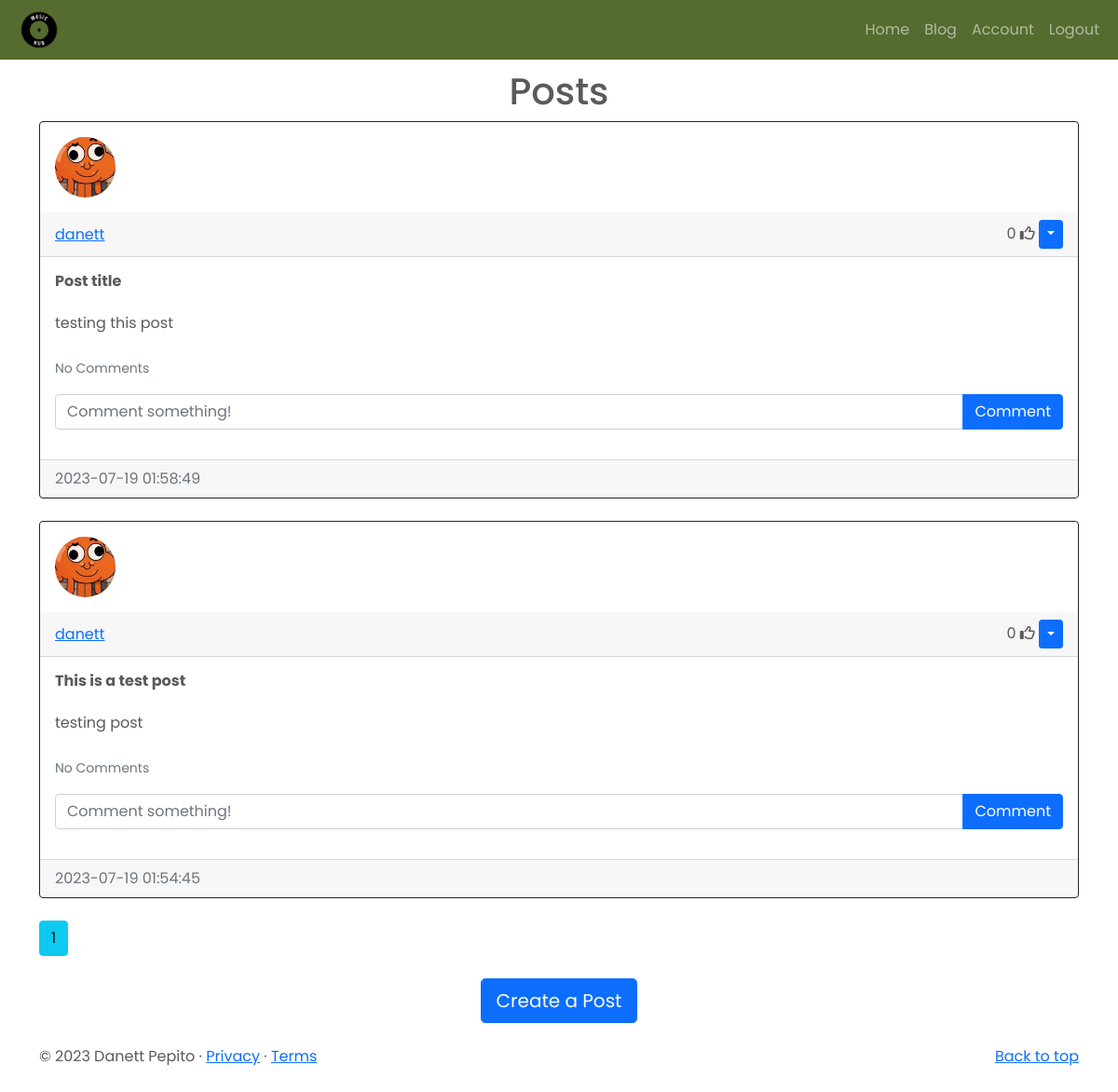
/blog (signed in), run on the app's committed database.
### website/models.py (models this page shows)
class Post(db.Model):
    id = db.Column(db.Integer, primary_key=True)
    title = db.Column(db.String(100), nullable=False)
    text = db.Column(db.Text, nullable=False)
    date_created = db.Column(db.DateTime(timezone=True), default=func.now())
    author = db.Column(db.Integer, db.ForeignKey(
        'user.id', ondelete="CASCADE"), nullable=False)  # Foreign key referencing the User who authored the post
    comments = db.relationship('Comment', backref='post', passive_deletes=True)
    likes = db.relationship('Like', backref='post', passive_deletes=True)

class User(db.Model, UserMixin):
    id = db.Column(db.Integer, primary_key=True)
    email = db.Column(db.String(150), unique=True)
    username = db.Column(db.String(150), unique=True)
    password = db.Column(db.String(150))
    image_file = db.Column(db.String(20), nullable=False, default='default.jpg')
    date_created = db.Column(db.DateTime(timezone=True), default=func.now())
    posts = db.relationship('Post', backref='user', passive_deletes=True)
    comments = db.relationship('Comment', backref='user', passive_deletes=True)
    likes = db.relationship('Like', backref='user', passive_deletes=True)

### website/views.py (the view)
@views.route("/blog")
@login_required
def blog():
    page = request.args.get('page', 1, type=int)
    posts = Post.query.order_by(Post.date_created.desc()).paginate(page=page, per_page=4)
    return render_template("blog.html", user=current_user, posts=posts)

### website/templates/blog.html
{% extends "posts_div.html" %} {% block title %}Blog{% endblock %}

### website/templates/posts_div.html (shortened to what this page needs)
{% extends "base.html" %} {% block title %}Home{% endblock %} {% block content
%}
<h1 align="center">{% block header %}Posts{% endblock %}</h1>
<div id="posts">
  {% for post in posts %}
  <div class="card border-dark">
    <img class="rounded-circle article-img" src="{{ url_for('static', filename='profile_pics/' + post.user.image_file) }}">
    <div class="card-header d-flex justify-content-between align-items-center">
      <a href="/posts/{{post.user.username}}">{{post.user.username}}</a>
      <div>
        <span id="likes-count-{{post.id}}">
        {{ post.likes|length }}</span>
        {% if user.id in post.likes|map(attribute="author")|list %}
        <i
          class="fas fa-thumbs-up"
          id="like-button-{{post.id}}"
          onclick="like({{post.id}})"
        ></i>
        {% else %}
        <i
          class="far fa-thumbs-up"
          id="like-button-{{post.id}}"
          onclick="like({{post.id}})"
        ></i>
        {% endif %} {% if user.id == post.author %}
        <div class="btn-group">
          <button
            type="button"
            class="btn btn-sm btn-primary dropdown-toggle"
            data-bs-toggle="dropdown"
          ></button>
      </div>
      {% endif %}
      </div>
    </div>
    <div class="card-body">
      <div class="card-text post-title">{{post.title}}</div>
      <br />
      <div class="card-text">{{post.text}}</div>
      <br />
      <p class="card-text">
        {% if post.comments|length > 0 %}
        <a data-bs-toggle="collapse" href="#comments-{{post.id}}" role="button">
          <small>View {{post.comments|length}} Comments</small>
        </a>
        {% else %}
        <small class="text-muted">No Comments</small>
        {% endif %}
      </p>
      <form
        class="input-group mb-3"
        method="POST"
        action="/create-comment/{{post.id}}"
      >
        <input
          type="text"
          id="text"
          name="text"
          class="form-control"
          placeholder="Comment something!"
        />
        <button type="submit" class="btn btn-primary">Comment</button>
      </form>
    </div>
    <div class="card-footer text-muted">{{post.date_created}}</div>
  </div>
  <br /> {% endfor %}
</div>
{% for page_num in posts.iter_pages(left_edge=1, right_edge=1, left_current=1, right_current=2) %}
{% if page_num %}
  {% if posts.page == page_num %}
    <a class="btn btn-info mb-4" href="{{ url_for('views.blog', page=page_num)}}">{{ page_num }}</a>
  {% else %}
    <a class="btn btn-outline-info mb-4" href="{{ url_for('views.blog', page=page_num)}}">{{ page_num }}</a>
  {% endif %}
{% else %}
  ...
{% endif %}
{% endfor %}
{% block footer %}
<div align="center">
  <a href="/create-post"
    ><button type="button" class="btn btn-primary btn-lg">
      Create a Post
    </button></a
  >
</div>
<br />
  {% endblock %} {% endblock %}

### website/templates/base.html (shortened to what this page needs)
<!DOCTYPE html>
<html lang="en">
  <head>
    <link
      href="https://cdn.jsdelivr.net/npm/bootstrap@5.0.2/dist/css/bootstrap.min.css"
      rel="stylesheet"
    />
      <link rel="stylesheet" type="text/css" href="{{ url_for('static', filename='styles.css') }}">
  </head>
  <body>
    <nav class="navbar navbar-expand-lg navbar-dark sticky-lg-top">
      <div class="container-fluid">
      <a class="navbar-brand" href="/home">
        <img id="navbar_logo" src="../static/assets/Music.png" alt="Logo" />
      </a>
        <div class="collapse navbar-collapse" id="navbar">
          <div class="navbar-nav">
            <a class="nav-item nav-link" href="/home">Home</a>
            {% if user.is_authenticated %}
            <a class="nav-item nav-link" href="/blog">Blog</a>
            <a class="nav-item nav-link" href="/account">Account</a>
            <a class="nav-item nav-link" href="/logout">Logout</a>
            {% else %}
            <a class="nav-item nav-link" href="/login">Login</a>
            <a class="nav-item nav-link" href="/sign-up">Sign Up</a>
            {% endif %}
          </div>
        </div>
      </div>
    </nav>
    <div class="container">{% block content %}{% endblock %}</div>
    <footer class="container">
      <div class="footer">
        <p class="float-end"><a href="#">Back to top</a></p>
        <p>&copy; 2023 Danett Pepito &middot; <a href="#">Privacy</a> &middot; <a href="#">Terms</a></p>
      </div>
    </footer>
  </body>
</html>

### website/static/styles.css (style rules this page uses)
html, body { color: #5a5a5a; font-family: 'Montserrat', sans-serif; font-family: 'Poppins', sans-serif; min-height: 100%; position: relative; }
.article-img { height: 65px; width: 65px; margin: 16px; }
.post-title { font-weight: bold; line-height: 1.2; }
#navbar_logo { height: 60px; }
.navbar { background-color: #556B2F; height: 4rem; margin-bottom: 10px; }
.nav-item { border-top: 4px solid transparent; border-bottom: 4px solid transparent; }
.navbar-nav { margin-left: auto; }
.footer { height: 50px; position: relative; bottom: 0; width: 100%; }

### data on the page
Post: image_file (picture), user.username "danett", likes|length "0", title "Post title", text "testing this post", date_created "2023-07-19 01:58:49"
Post: image_file (picture), user.username "danett", likes|length "0", title "This is a test post", text "testing post", date_created "2023-07-19 01:54:45"

### other printed values
{{ page_num }} "1"
